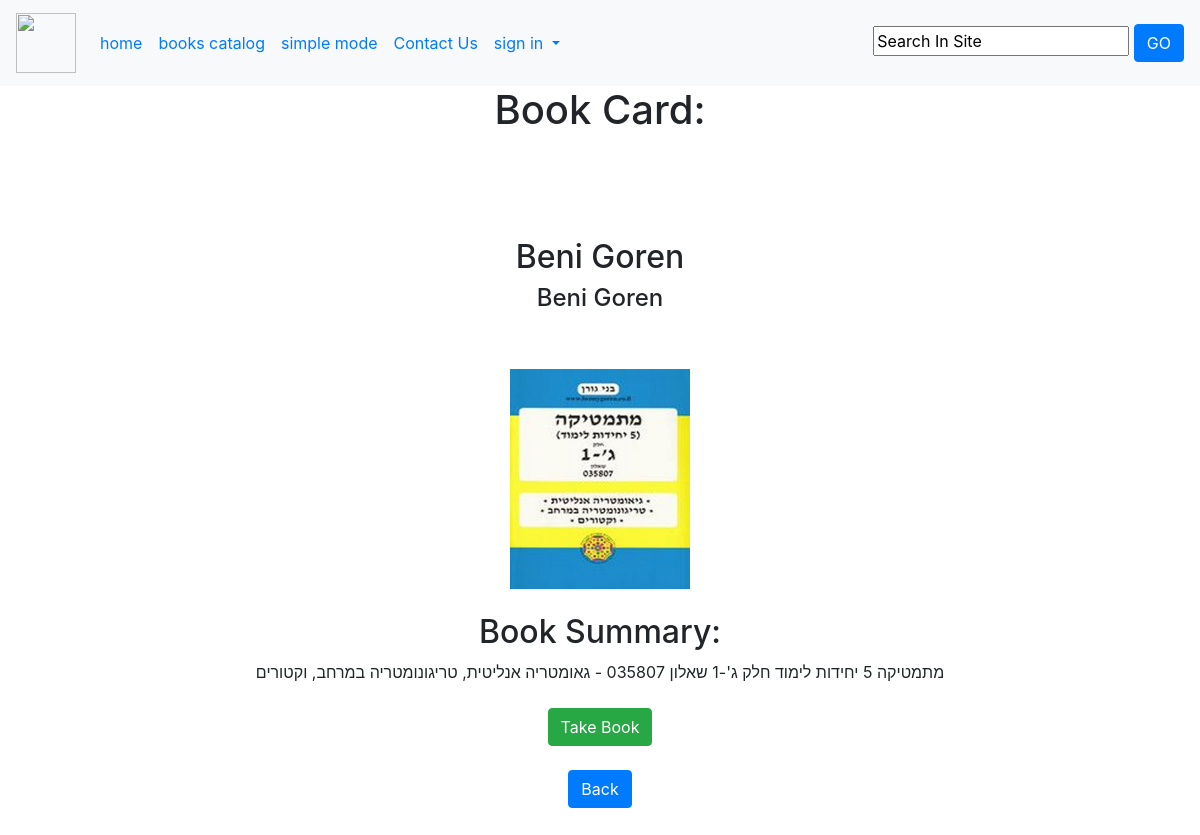
Page /book_cataloge/6/ on the earlier database version.
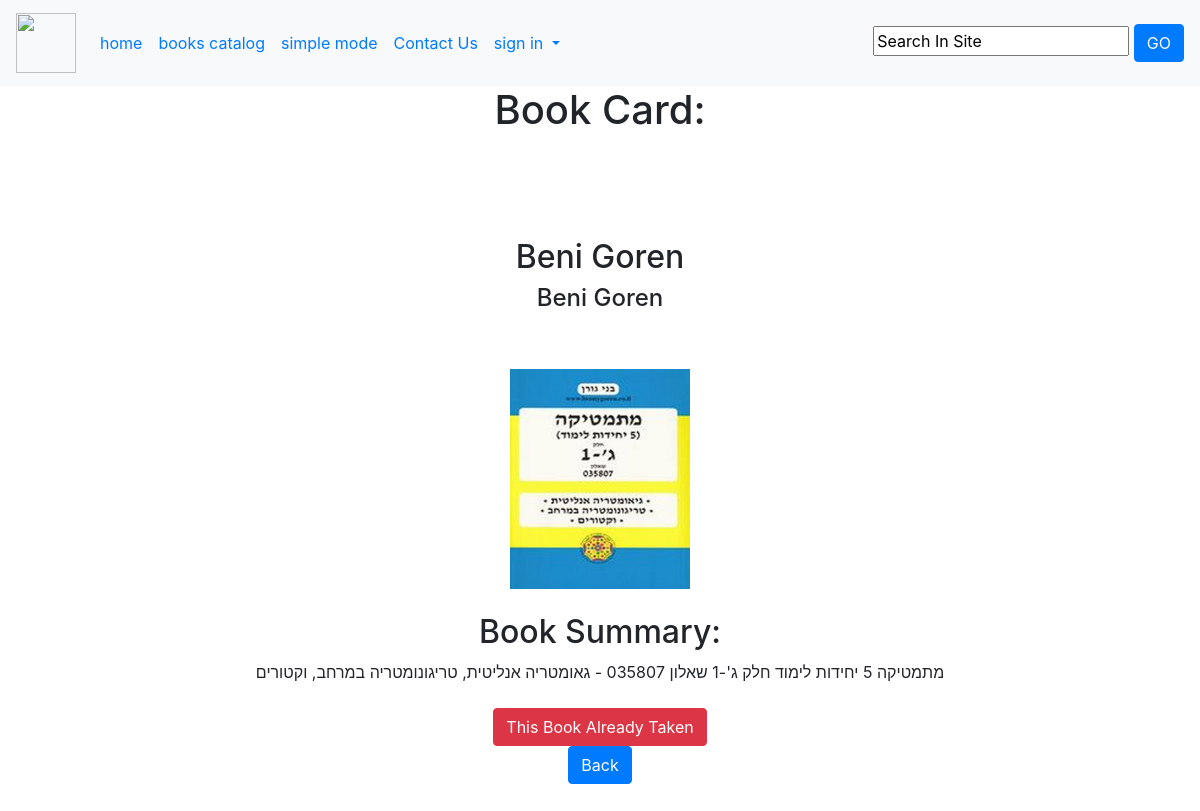
Same page on the later database version.
### book_catalog/views.py (the view, shortened to what this page needs)
# urls.py: path('<int:book_id>/', views.book_card, name="book_card"),
def book_card(request, book_id):
    book = get_object_or_404(Book, pk=book_id)
    reviews = Review.objects.filter(book= book)
    rank, count = 0, 0
    countbooks = 0
    for reviw in reviews:
        rank += reviw.rank
        count += 1
    try:
        for book1 in request.user.student.Studentposses.all():
            if book1.study_book == False:
                countbooks += 1
    except:
        pass
    suggestions = []
    try:
        bookPosses = request.user.adult.Adultposses.count()
        for adult in Adult.objects.all():
            if len(suggestions) >= 3:
                break
            if adult != request.user.adult:
                if book in adult.FavouriteBooks.all():
                    for item in adult.FavouriteBooks.all():
                        if item != book and item.genre == book.genre:
                            suggestions.append(item)
        suggestions = suggestions[:3]
        suggestions = set(suggestions)
    except:
        try:
            bookPosses = request.user.student.Studentposses.count()
        except:
            bookPosses=0
    rank = rank//count if count > 0 else 0
    return render(request, 'book_cataloge/book_card.html', {'book': book, 'suggestions': suggestions, 'rank': range(rank),"empty":range(5 - rank),"bookPosses": bookPosses,'countbooks':countbooks})

### book_catalog/templates/book_cataloge/book_card.html (shortened to what this page needs)
{% extends 'book_cataloge/style.html' %}
{% block content %}
<link rel="stylesheet" href="https://cdn.jsdelivr.net/npm/bootstrap@4.5.3/dist/css/bootstrap.min.css">
<div class="container text-center">
    <h1>Book Card:</h1>
    <br>
    <br>
    <br><br>
    <h2>{{ book.name }}</h2>
<h4>{{ book.author_name }}</h4>
    <br>
    <br>
    <img src="{{ book.image.url }}" height="220" width="180">
    <br>
    <br>
    <h2>Book Summary:</h2>
    {{ book.summary }}
    <br>
    <br>
{% if not user.is_superuser %}
    {% if not book.posses %}
<form method="POST" action="{% url 'book_card' book.id %}" name="takeBook">
{% if request.user.is_authenticated %}
    {% if request.user.student %}
        {% if user.student.Security_Check == False %}
            <button type="button" class="btn btn-danger">
    <a href="{% url 'contact' %}" style="color: #FFFFFF">You Don't Have Security Check<br>Click To Contact Us</a>
</button>
        {% else %}
            {% if book.study_book %}
                {% if user.student.grade == book.Grade  %}
                    <button class="btn btn-success" name="posses" onclick="myFunction()" type="submit">Lend Book for 1 Year</button>
                <script>
    function myFunction() {
      alert("Good Luck ! This Book Will Wait you in the Library in the next exchanging day Thank You");
    }
    </script>
                {% else %}
                    <button type="button" class="btn btn-danger">
    <a style="color: #FFFFFF">Not For Your Grade</a>
        </button>
                {% endif %}
            {% elif countbooks < 3 %}
                <button class="btn btn-success" name="posses" onclick="myFunction()" type="submit">Take Book</button>
                <script>
    function myFunction() {
      alert("This Book Will Wait you in the Library in the next exchanging day Thank You");
    }
    </script>
                {% else %}
                <a href="{% url 'mestudentpossesses' %}" class="btn btn-danger">you already posses 3 books</a>
                {% endif %}
            {% endif %}
    {% elif request.user.adult %}
        {% if user.adult.Is_Banned == True %}
            <button type="button" class="btn btn-danger">
    <a href="{% url 'contact' %}" style="color: #FFFFFF">You Are Banned<br>Click To Contact Us</a>
        </button>
        {% else %}
             {% if user.adult.Security_Check == True %}
                 {% if bookPosses < 3 %}
                        <button class="btn btn-success" name="posses" onclick="myFunction()" type="submit">Take Book</button>
                     {% else %}
                     <a href="{% url 'meadultpossesses' %}" class="btn btn-danger">you already posses 3 books</a>
                     {% endif %}
<script>
    function myFunction() {
      alert("This Book Will Wait you in the Library in the next exchanging day Thank You");
    }
    </script>
    {% else %}
<button type="button" class="btn btn-danger">
    <a href="{% url 'contact' %}" style="color: #FFFFFF">You Don't Have Security Check<br>Click To Contact Us</a>
</button>
        {% endif %}
        {% endif %}
   {% endif %}
    {% else %}
                            <button class="btn btn-success" name="posses" onclick="myFunction1()" type="submit">Take Book</button>
    {% endif %}
</form>
    {% else %}
<button class="btn btn-danger">This Book Already Taken</button>
    {% endif %}
    {% elif book.posses %}
    <button class="btn btn-danger">Taken</button>
    {% else %}
    <button class="btn btn-success">Available</button>
{% endif %}
<br>
<a href={% url 'bookcataloge' %}><button class="btn btn-primary">Back</button></a>
    <br>
    <br><br>
</div>
{% endblock %}

Differences in the rows shown:
changed Book "Beni Goren": posses False → True (drawn)
Other differences:
text no longer shown: "Take Book"
text now shown: "This Book Already Taken"
